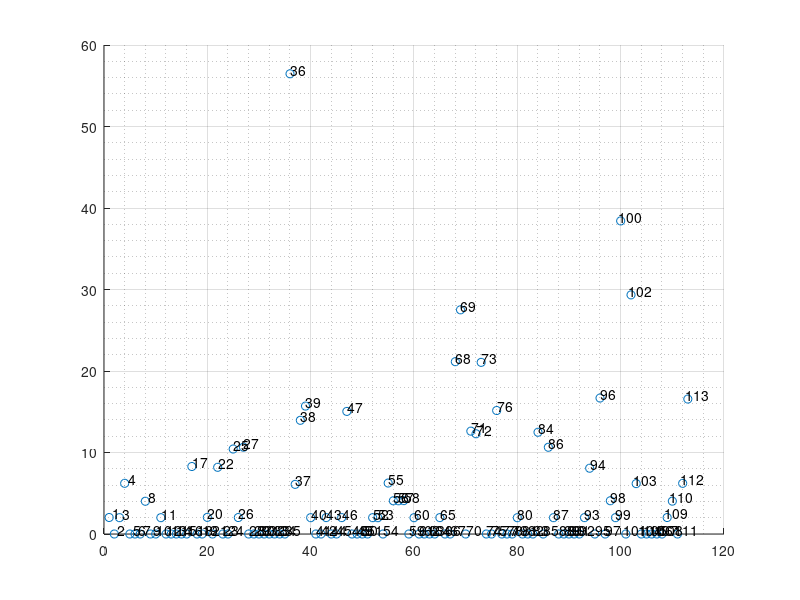

Reproduce this figure in MATLAB.
%% This script calculates the half life of the Rok Plots to be able to show that the half life increases and hence to be able to say that the Rok is diffused and is not centered anymore like it used to be

%% Here we try and get the Covariance as a function of the distance between maximas(basically we try and see whether the maximas in Pearson corelation correspond to the lag equal to the maximal distance


%Ignore the initial comments; this script has the metric!

 %%
load('spn_rokxmbs');


if 1 %% this segment of the code fits a pokynomial to the plot of Rok intensity and then plots the polynomial on to the Rok plot
area=[];

for cell_index=1:cell_number, %%which cell we are looking at
    
    %%this segment normalizes the intensities between zero and one for each
  %%cell individually
    [rmx,t]=max(cell_rok(cell_index).mean);
    %[rmn,t]=min(cell_rok(cell_index).mean);
    
   
    cell_rok(cell_index).mean = cell_rok(cell_index).mean/(rmx) ; 
    cell_rok(cell_index).mean = (2/cell_rok(cell_index).mean(1,1))*cell_rok(cell_index).mean ;

   
  

  %%
    
if(cell(cell_index).average_maxima_distance <=8 ) % this helps us ignore the outliers
      
    if (size(cell_rok(cell_index).mean,1) >25)
        y=cell_rok(cell_index).mean(1:25,:)';
        x=[1:1:25];
        p=polyfit(x,y,7);
        f = polyval(p,x);
y1=2*ones(1,25);
y2=f(:,1:25);
idx = find(y1 - y2 < eps, 1,'last'); %// Index of coordinate in array
px = x(idx);
py = y1(idx);  
        plot(x,y,'o',x,f,'-')
    end

    if (size(cell_rok(cell_index).mean,1) <=25)
        y=cell_rok(cell_index).mean(:,:)';
        x=[1:1:size(cell_rok(cell_index).mean,1)];
        p=polyfit(x,y,10);
    
        f = polyval(p,x);
        
y1=2*ones(1,size(f,2));
y2=f;
idx = find(y1 - y2 < eps, 1); %// Index of coordinate in array
px = x(idx);
py = y1(idx);
       plot(x,y,'o',x,f,'-')
    end
hold on
end %ignoring the outliers

f=f(:,1:px);
area = [area trapz(f)];

end

k=waitforbuttonpress;
hold off;


%%now to plot onto the graph
x=[1:1:cell_number];
y=area;
scatter(x,y);
a = [1:1:cell_number]'; b = num2str(a); c = cellstr(b);
dx = 0.5; dy = 0.5; % displacement so the text does not overlay the data points
text(x-dx, y+dy, c);

%%
grid on;
grid minor;
end











%% I tried the average slope but that method failed to give me useful output to distinguish between the plots : DOES NOT WORK

if 0
average_slope=[];

for cell_index = 1:cell_number,
    
    average_slope=[average_slope (cell_rok(cell_index).mean(10) - cell_rok(cell_index).mean(1) )/10 ];
    
end

scatter([1:1:cell_number],average_slope);
hy = graph2d.constantline(0, 'Color',[0 0 0]);
changedependvar(hy,'y');
end
